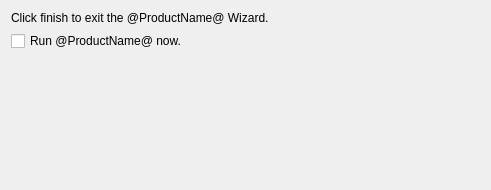
<?xml version="1.0" encoding="UTF-8"?>
<ui version="4.0">
 <class>[PAGE_NAME]</class>
 <widget class="QWidget" name="[PAGE_NAME]">
  <property name="geometry">
   <rect>
    <x>0</x>
    <y>0</y>
    <width>491</width>
    <height>190</height>
   </rect>
  </property>
  <property name="sizePolicy">
   <sizepolicy hsizetype="Preferred" vsizetype="Preferred">
    <horstretch>0</horstretch>
    <verstretch>0</verstretch>
   </sizepolicy>
  </property>
  <property name="minimumSize">
   <size>
    <width>491</width>
    <height>190</height>
   </size>
  </property>
  <property name="windowTitle">
   <string>Completing the @ProductName@ Wizard</string>
  </property>
  <layout class="QVBoxLayout" name="verticalLayout">
   <item>
    <widget class="QLabel" name="description">
     <property name="text">
      <string>Click finish to exit the @ProductName@ Wizard.</string>
     </property>
     <property name="wordWrap">
      <bool>true</bool>
     </property>
    </widget>
   </item>
   <item>
    <layout class="QHBoxLayout" name="horizontalLayout"/>
   </item>
   <item>
    <widget class="QCheckBox" name="checkBox">
     <property name="text">
      <string>Run @ProductName@ now.</string>
     </property>
    </widget>
   </item>
   <item>
    <layout class="QHBoxLayout" name="horizontalLayout_2">
     <property name="topMargin">
      <number>0</number>
     </property>
     <item>
      <spacer name="horizontalSpacer">
       <property name="orientation">
        <enum>Qt::Horizontal</enum>
       </property>
       <property name="sizeHint" stdset="0">
        <size>
         <width>40</width>
         <height>20</height>
        </size>
       </property>
      </spacer>
     </item>
    </layout>
   </item>
   <item>
    <spacer name="verticalSpacer">
     <property name="orientation">
      <enum>Qt::Vertical</enum>
     </property>
     <property name="sizeHint" stdset="0">
      <size>
       <width>20</width>
       <height>122</height>
      </size>
     </property>
    </spacer>
   </item>
  </layout>
 </widget>
 <resources/>
 <connections/>
</ui>
